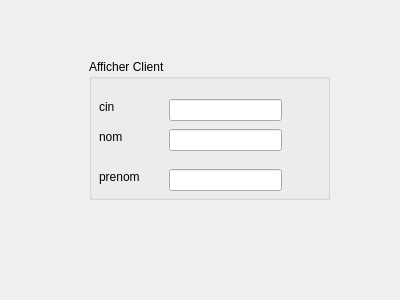
<?xml version="1.0" encoding="UTF-8"?>
<ui version="4.0">
 <class>Dialog</class>
 <widget class="QDialog" name="Dialog">
  <property name="geometry">
   <rect>
    <x>0</x>
    <y>0</y>
    <width>400</width>
    <height>300</height>
   </rect>
  </property>
  <property name="windowTitle">
   <string>Dialog</string>
  </property>
  <widget class="QGroupBox" name="groupBox">
   <property name="geometry">
    <rect>
     <x>89</x>
     <y>59</y>
     <width>241</width>
     <height>141</height>
    </rect>
   </property>
   <property name="title">
    <string>Afficher Client</string>
   </property>
   <widget class="QLabel" name="label">
    <property name="geometry">
     <rect>
      <x>10</x>
      <y>40</y>
      <width>56</width>
      <height>16</height>
     </rect>
    </property>
    <property name="text">
     <string>cin</string>
    </property>
   </widget>
   <widget class="QLabel" name="label_2">
    <property name="geometry">
     <rect>
      <x>10</x>
      <y>70</y>
      <width>56</width>
      <height>16</height>
     </rect>
    </property>
    <property name="text">
     <string>nom</string>
    </property>
   </widget>
   <widget class="QLabel" name="label_3">
    <property name="geometry">
     <rect>
      <x>10</x>
      <y>110</y>
      <width>56</width>
      <height>16</height>
     </rect>
    </property>
    <property name="text">
     <string>prenom</string>
    </property>
   </widget>
   <widget class="QLineEdit" name="LineEdit_cinD">
    <property name="geometry">
     <rect>
      <x>80</x>
      <y>40</y>
      <width>113</width>
      <height>22</height>
     </rect>
    </property>
    <property name="readOnly">
     <bool>true</bool>
    </property>
   </widget>
   <widget class="QLineEdit" name="LineEdit_nomD">
    <property name="geometry">
     <rect>
      <x>80</x>
      <y>70</y>
      <width>113</width>
      <height>22</height>
     </rect>
    </property>
    <property name="readOnly">
     <bool>true</bool>
    </property>
   </widget>
   <widget class="QLineEdit" name="LineEdit_prenomD">
    <property name="geometry">
     <rect>
      <x>80</x>
      <y>110</y>
      <width>113</width>
      <height>22</height>
     </rect>
    </property>
    <property name="readOnly">
     <bool>true</bool>
    </property>
   </widget>
  </widget>
 </widget>
 <resources/>
 <connections/>
</ui>
